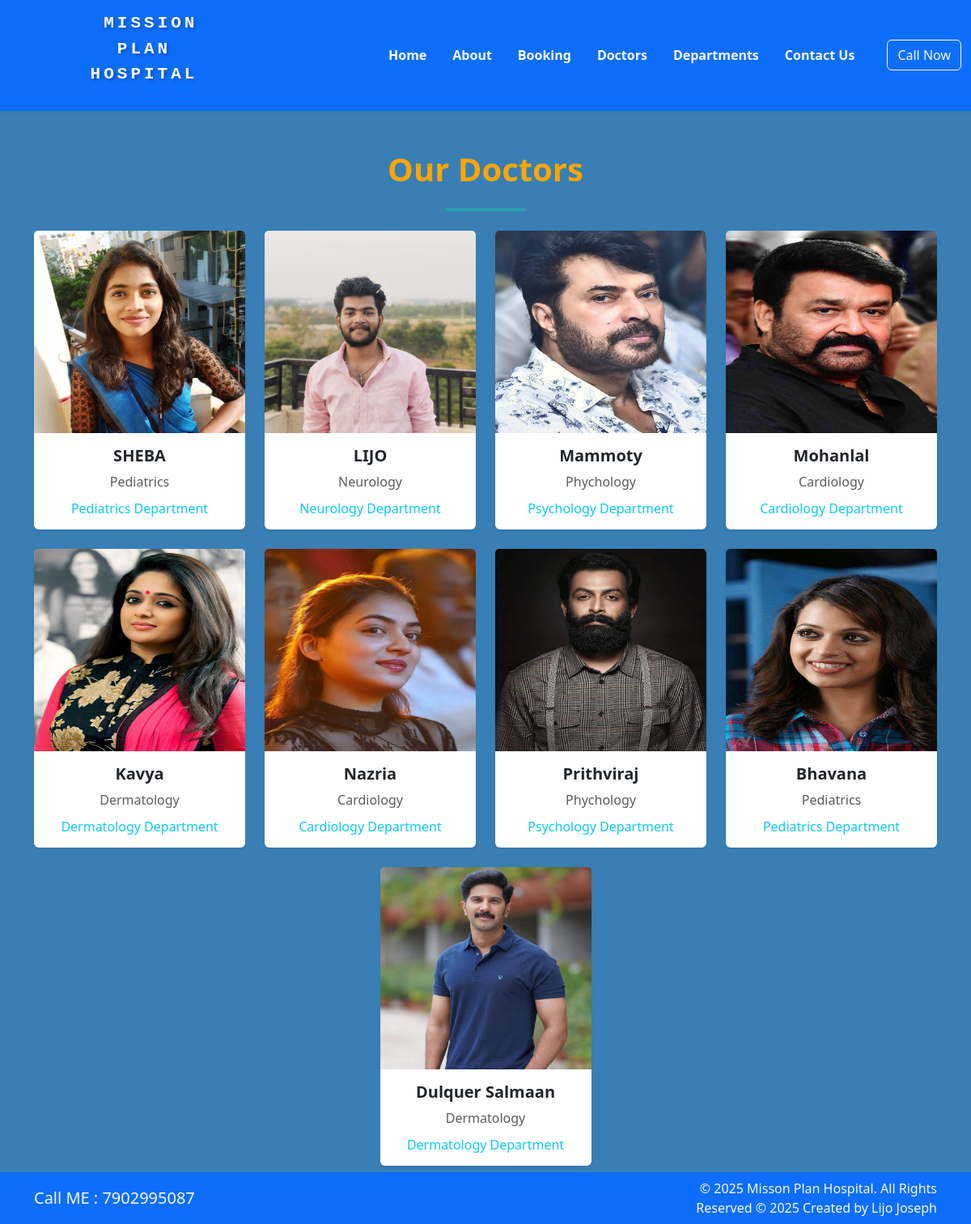
The app's page /doctors/ with its own data.
### Review/models.py (models this page shows, shortened)
class Doctors(models.Model):
    doc_name=models.CharField(max_length=100)
    doc_specialization=models.CharField(max_length=100)
    doc_email=models.EmailField(max_length=100)
    doc_department=models.ForeignKey(Departments, on_delete=models.CASCADE)
    doc_img = models.ImageField(upload_to='doctors')

class Departments(models.Model):
    dep_name = models.CharField(max_length=100)
    dep_description = models.TextField()
    def __str__(self):
        return self.dep_name

### Review/views.py (the view)
# urls.py: path('doctors/',views.doctors,name='doctors'),
def doctors(request):
    dict_docs ={
        'doctors':Doctors.objects.all()
    }
    return render(request,'doctors.html',dict_docs)

### templates/doctors.html (shortened to what this page needs)
{% extends "base.html" %}
{% load static %}
{% block content %}
<section class="py-5" style="background: #397fb5ff;">
  <div class="container">
    <h1 class="text-center mb-4 fw-bold" style="color: orange;">Our Doctors</h1>
    <hr class="mx-auto mb-4" style="width: 100px; border: 2px solid #00ff91ff;">
    <div class="row justify-content-center">
      {% for d in doctors %}
      <div class="col-12 col-sm-6 col-md-4 col-lg-3 mb-4">
        <div class="card h-100 text-center shadow-sm border-0 doctor-card">
          <img src="{{ d.doc_img.url }}" class="card-img-top doctor-img" alt="{{ d.doc_name }}"style="width:100%; height:250px;  alt="...">
          <div class="card-body">
            <h5 class="card-title fw-semibold">{{ d.doc_name }}</h5>
            <p class="card-text text-muted">{{ d.doc_specialization }}</p>
            <h6 class="card-subtitle text-info">{{ d.doc_department }} Department</h6>
          </div>
        </div>
      </div>
      {% endfor %}
    </div>
  </div>
</section>
{% endblock %}

### templates/base.html (shortened to what this page needs)
{% load static %}
<!DOCTYPE html>
<html lang="en">
<head>
  <link rel="stylesheet" href="https://cdn.jsdelivr.net/npm/bootstrap@5.1.3/dist/css/bootstrap.min.css">
  <link rel="stylesheet" href="https://use.fontawesome.com/releases/v5.2.0/css/all.css">
  <link href="https://cdn.jsdelivr.net/npm/bootstrap@5.3.0/dist/css/bootstrap.min.css" rel="stylesheet">
  <link rel="stylesheet" href="{% static "/css/style.css" %}">
</head>
<body>
  <nav class="navbar navbar-expand-lg navbar-dark bg-primary shadow-sm">
  <div class="container-fluid">
   <a class="navbar-brand fw-bold fs-4 text-uppercase" href="#" style="letter-spacing: 4px; font-family: 'Cinzel', serif; color: white; text-shadow: 2px 2px 4px rgba(0,0,0,0.3);">
<pre>       Mission
        Plan
      Hospital</pre>
</a>
    <div class="collapse navbar-collapse justify-content-end" id="navbarContent">
      <ul class="navbar-nav align-items-center fw-semibold">
        <li class="nav-item mx-2">
          <a class="nav-link text-white" href="{% url 'home' %}">Home</a>
        </li>
        <li class="nav-item mx-2">
          <a class="nav-link text-white" href="{% url 'about' %}">About</a>
        </li>
        <li class="nav-item mx-2">
          <a class="nav-link text-white" href="{% url 'booking' %}">Booking</a>
        </li>
        <li class="nav-item mx-2">
          <a class="nav-link text-white" href="{% url 'doctors' %}">Doctors</a>
        </li>
        <li class="nav-item mx-2">
          <a class="nav-link text-white" href="{% url 'department' %}">Departments</a>
        </li>
        <li class="nav-item mx-2">
          <a class="nav-link text-white" href="{% url 'contact' %}">Contact Us</a>
        </li>
      </ul>
      <a href="tel:+917902995087" class="btn btn-outline-light ms-lg-4 mt-3 mt-lg-0">Call Now</a>
    </div>
  </div>
</nav>
  {% block content%}{% endblock  %}
  <section class="fixed-bottom">
    <footer class="pt-2 pb-2 bg-primary text-light">
      <div class="container">
        <div class="row align-items-center">
          <div class="col-12 col-md-8">
            <h5 class="mb-0">Call ME : 7902995087</h5>
          </div>
          <div class="col-12 col-md-4 mt-3 mt-md-0 text-center text-md-end">
            © 2025 Misson Plan Hospital. All Rights Reserved
             © 2025 Created by Lijo Joseph
          </div>
        </div>
      </div>
    </footer>
  </section>
</body>
</html>

### static/css/style.css (style rules this page uses)
.nav-link { transition: color 0.2s ease-in-out, background-color 0.2s ease-in-out; }
.navbar-brand { letter-spacing: 500px; }

### records on screen
Doctors: doc_img (picture), doc_name "SHEBA", doc_specialization "Pediatrics", doc_department "Pediatrics"
Doctors: doc_img (picture), doc_name "LIJO", doc_specialization "Neurology", doc_department "Neurology"
Doctors: doc_img (picture), doc_name "Mammoty", doc_specialization "Phychology", doc_department "Psychology"
Doctors: doc_img (picture), doc_name "Mohanlal", doc_specialization "Cardiology", doc_department "Cardiology"
Doctors: doc_img (picture), doc_name "Kavya", doc_specialization "Dermatology", doc_department "Dermatology"
Doctors: doc_img (picture), doc_name "Nazria", doc_specialization "Cardiology", doc_department "Cardiology"
Doctors: doc_img (picture), doc_name "Prithviraj", doc_specialization "Phychology", doc_department "Psychology"
Doctors: doc_img (picture), doc_name "Bhavana", doc_specialization "Pediatrics", doc_department "Pediatrics"
Doctors: doc_img (picture), doc_name "Dulquer Salmaan", doc_specialization "Dermatology", doc_department "Dermatology"
